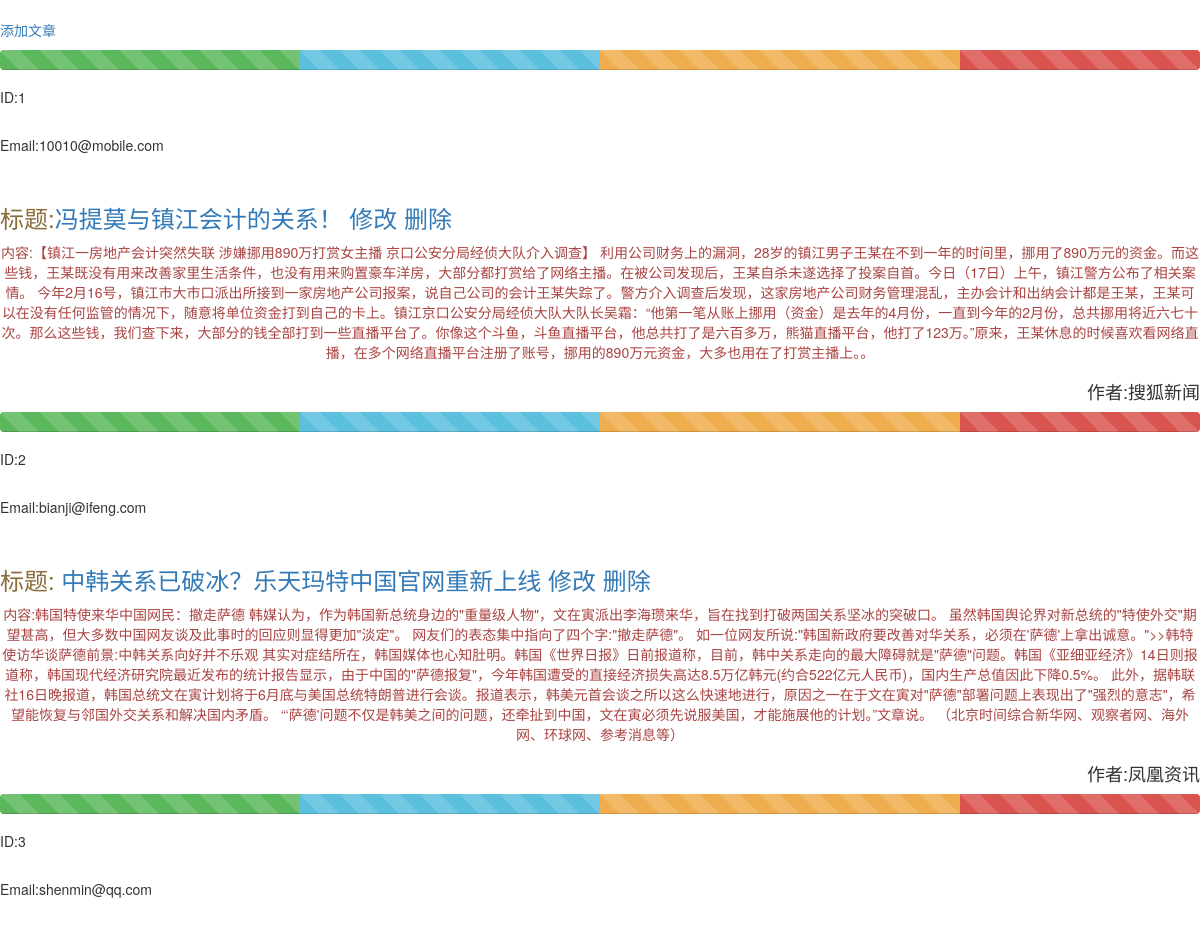
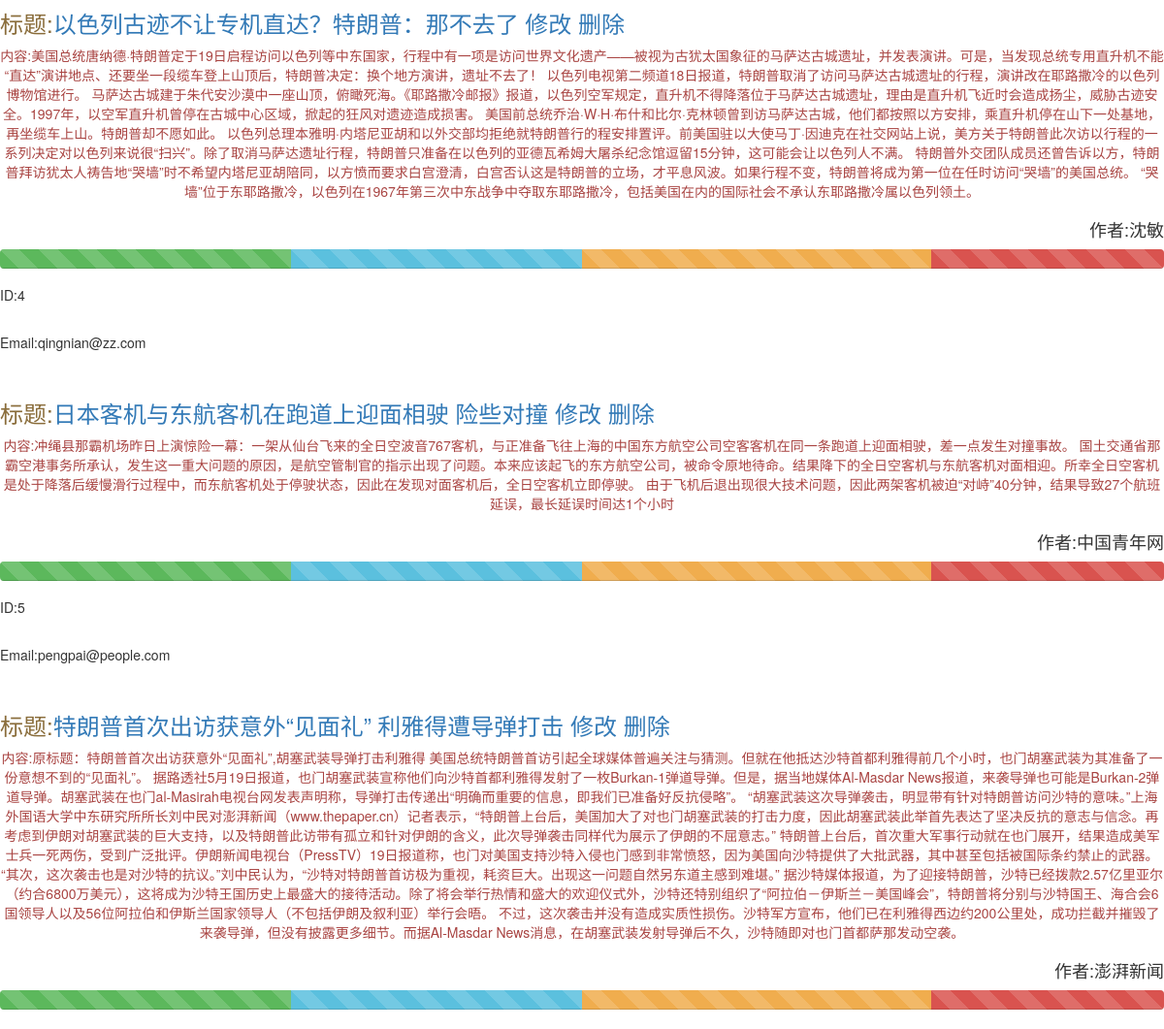
The page / on the database its author committed (2 pictures, top to bottom).
### player/models.py (models this page shows, shortened)
class  articles(models.Model):
    id = models.AutoField(primary_key=True)
    author = models.CharField(max_length=32)
    title = models.CharField(max_length=100)
    email = models.CharField(max_length=50,null=True)
    content = models.CharField(max_length=256)

### player/views.py (the view)
# urls.py: url(r'^$',index_page,name='index'),
def index_page(request):
    response3 = articles.objects.all()
    return render(request,'index.html',{'all_response':response3})

### player/templates/index.html (shortened to what this page needs)
﻿{% include 'bas.html' %}
<body>
<p><a href="/add_page/">添加文章</a></p>
<div class="progress">
    <div class="progress-bar progress-bar-success progress-bar-striped" style="width:25%"></div>
    <div class="progress-bar progress-bar-info progress-bar-striped" style="width:25%"></div>
    <div class="progress-bar progress-bar-striped progress-bar-warning" style="width:30%"></div>
    <div class="progress-bar progress-bar-danger progress-bar-striped" style="width:20%"></div>
</div>
{% for response in all_response %}
<h5>ID:{{ response.id }}</h5><br />
 <p>Email:{{ response.email }}</p><br />
<h3 class="text-left text-warning">标题:<a href="/detail-{{ response.id }}.html">{{ response.title }}
<a href="update-{{ response.id }}">修改</a>
<a href="delete-{{ response.id }}">删除</a>
</h3>
<p class="text-center text-danger">内容:{{ response.content }}</p>
<h4 class="pull-right" >作者:{{ response.author }}</h4>
<br /><br />
<div class="progress">
    <div class="progress-bar progress-bar-success progress-bar-striped" style="width:25%"></div>
    <div class="progress-bar progress-bar-info progress-bar-striped" style="width:25%"></div>
    <div class="progress-bar progress-bar-striped progress-bar-warning" style="width:30%"></div>
    <div class="progress-bar progress-bar-danger progress-bar-striped" style="width:20%"></div>
</div>
    {% endfor %}
</body>
</html>

### rows shown on the page
articles: id "1", email "10010@mobile.com", title "冯提莫与镇江会计的关系！", content "【镇江一房地产会计突然失联 涉嫌挪用890万打赏女主播 京口公安分局经侦大队介入调查】 利用公司财务上的漏洞，28岁的镇江男子王某在不到一年的时间里，挪用了890万元的资金。而这些钱，王某既没有用来改善家里生活条件，也没有用来购置豪车洋房，大部分都打赏给了网络主播。在被公司发现后，王某自杀未遂选择了投案自首。今日（17日）上午，镇江警方公布了相关案情。 今年2月16号，镇江市大市口派出所接到一家房地产公司报案，说自己公司的会计王某失踪了。警方介入调查后发现，这家房地产公司财务管理混乱，主办会计和出纳会计都是王某，王某可以在没有任何监管的情况下，随意将单位资金打到自己的卡上。镇江京口公安分局经侦大队大队长吴霜：“他第一笔从账上挪用（资金）是去年的4月份，一直到今年的2月份，总共挪用将近六七十次。那么这些钱，我们查下来，大部分的钱全部打到一些直播平台了。你像这个斗鱼，斗鱼直播平台，他总共打了是六百多万，熊猫直播平台，他打了123万。”原来，王某休息的时候喜欢看网络直播，在多个网络直播平台注册了账号，挪用的890万元资金，大多也用在了打赏主播上。。", author "搜狐新闻"
articles: id "2", email "bianji@ifeng.com", title "中韩关系已破冰？乐天玛特中国官网重新上线", content "韩国特使来华中国网民：撤走萨德 韩媒认为，作为韩国新总统身边的\"重量级人物\"，文在寅派出李海瓒来华，旨在找到打破两国关系坚冰的突破口。 虽然韩国舆论界对新总统的\"特使外交\"期望甚高，但大多数中国网友谈及此事时的回应则显得更加\"淡定\"。 网友们的表态集中指向了四个字:\"撤走萨德\"。 如一位网友所说:\"韩国新政府要改善对华关系，必须在'萨德'上拿出诚意。\">>韩特使访华谈萨德前景:中韩关系向好并不乐观 其实对症结所在，韩国媒体也心知肚明。韩国《世界日报》日前报道称，目前，韩中关系走向的最大障碍就是\"萨德\"问题。韩国《亚细亚经济》14日则报道称，韩国现代经济研究院最近发布的统计报告显示，由于中国的\"萨德报复\"，今年韩国遭受的直接经济损失高达8.5万亿韩元(约合522亿元人民币)，国内生产总值因此下降0.5%。 此外，据韩联社16日晚报道，韩国总统文在寅计划将于6月底与美国总统特朗普进行会谈。报道表示，韩美元首会谈之所以这么快速地进行，原因之一在于文在寅对\"萨德\"部署问题上表现出了\"强烈的意志\"，希望能恢复与邻国外交关系和解决国内矛盾。 “‘萨德'问题不仅是韩美之间的问题，还牵扯到中国，文在寅必须先说服美国，才能施展他的计划。”文章说。 （北京时间综合新华网、观察者网、海外网、环球网、参考消息等）", author "凤凰资讯"
articles: id "3", email "shenmin@qq.com", title "以色列古迹不让专机直达？特朗普：那不去了", content "美国总统唐纳德·特朗普定于19日启程访问以色列等中东国家，行程中有一项是访问世界文化遗产——被视为古犹太国象征的马萨达古城遗址，并发表演讲。可是，当发现总统专用直升机不能“直达”演讲地点、还要坐一段缆车登上山顶后，特朗普决定：换个地方演讲，遗址不去了！ 以色列电视第二频道18日报道，特朗普取消了访问马萨达古城遗址的行程，演讲改在耶路撒冷的以色列博物馆进行。 马萨达古城建于朱代安沙漠中一座山顶，俯瞰死海。《耶路撒冷邮报》报道，以色列空军规定，直升机不得降落位于马萨达古城遗址，理由是直升机飞近时会造成扬尘，威胁古迹安全。1997年，以空军直升机曾停在古城中心区域，掀起的狂风对遗迹造成损害。 美国前总统乔治·W·H·布什和比尔·克林顿曾到访马萨达古城，他们都按照以方安排，乘直升机停在山下一处基地，再坐缆车上山。特朗普却不愿如此。 以色列总理本雅明·内塔尼亚胡和以外交部均拒绝就特朗普行的程安排置评。前美国驻以大使马丁·因迪克在社交网站上说，美方关于特朗普此次访以行程的一系列决定对以色列来说很“扫兴”。除了取消马萨达遗址行程，特朗普只准备在以色列的亚德瓦希姆大屠杀纪念馆逗留15分钟，这可能会让以色列人不满。 特朗普外交团队成员还曾告诉以方，特朗普拜访犹太人祷告地“哭墙”时不希望内塔尼亚胡陪同，以方愤而要求白宫澄清，白宫否认这是特朗普的立场，才平息风波。如果行程不变，特朗普将成为第一位在任时访问“哭墙”的美国总统。 “哭墙”位于东耶路撒冷，以色列在1967年第三次中东战争中夺取东耶路撒冷，包括美国在内的国际社会不承认东耶路撒冷属以色列领土。", author "沈敏"
articles: id "4", email "qingnian@zz.com", title "日本客机与东航客机在跑道上迎面相驶 险些对撞", content "冲绳县那霸机场昨日上演惊险一幕：一架从仙台飞来的全日空波音767客机，与正准备飞往上海的中国东方航空公司空客客机在同一条跑道上迎面相驶，差一点发生对撞事故。 国土交通省那霸空港事务所承认，发生这一重大问题的原因，是航空管制官的指示出现了问题。本来应该起飞的东方航空公司，被命令原地待命。结果降下的全日空客机与东航客机对面相迎。所幸全日空客机是处于降落后缓慢滑行过程中，而东航客机处于停驶状态，因此在发现对面客机后，全日空客机立即停驶。 由于飞机后退出现很大技术问题，因此两架客机被迫“对峙”40分钟，结果导致27个航班延误，最长延误时间达1个小时", author "中国青年网"
articles: id "5", email "pengpai@people.com", title "特朗普首次出访获意外“见面礼” 利雅得遭导弹打击", content "原标题：特朗普首次出访获意外“见面礼”,胡塞武装导弹打击利雅得 美国总统特朗普首访引起全球媒体普遍关注与猜测。但就在他抵达沙特首都利雅得前几个小时，也门胡塞武装为其准备了一份意想不到的“见面礼”。 据路透社5月19日报道，也门胡塞武装宣称他们向沙特首都利雅得发射了一枚Burkan-1弹道导弹。但是，据当地媒体Al-Masdar News报道，来袭导弹也可能是Burkan-2弹道导弹。胡塞武装在也门al-Masirah电视台网发表声明称，导弹打击传递出“明确而重要的信息，即我们已准备好反抗侵略”。 “胡塞武装这次导弹袭击，明显带有针对特朗普访问沙特的意味。”上海外国语大学中东研究所所长刘中民对澎湃新闻（www.thepaper.cn）记者表示，“特朗普上台后，美国加大了对也门胡塞武装的打击力度，因此胡塞武装此举首先表达了坚决反抗的意志与信念。再考虑到伊朗对胡塞武装的巨大支持，以及特朗普此访带有孤立和针对伊朗的含义，此次导弹袭击同样代为展示了伊朗的不屈意志。” 特朗普上台后，首次重大军事行动就在也门展开，结果造成美军士兵一死两伤，受到广泛批评。伊朗新闻电视台（PressTV）19日报道称，也门对美国支持沙特入侵也门感到非常愤怒，因为美国向沙特提供了大批武器，其中甚至包括被国际条约禁止的武器。 “其次，这次袭击也是对沙特的抗议。”刘中民认为，“沙特对特朗普首访极为重视，耗资巨大。出现这一问题自然另东道主感到难堪。”…", author "澎湃新闻"
